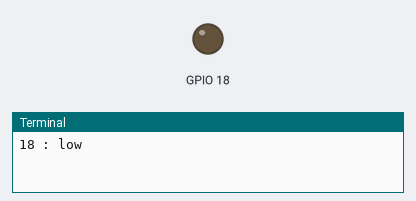
Recording of a program running on a simulated Raspberry Pi (BCM pin numbers). Shown: output pins drawn as LEDs (lit = HIGH), the last lines printed to the terminal. At 6.0 s the program stops and its outputs stay as they are.

Above: at 0.1 s.
At 3.1 s:
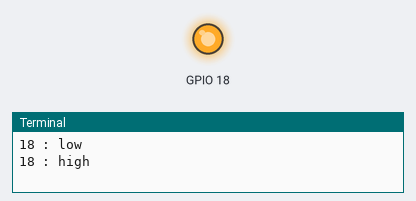
Timing chart, 0 to 7.5 s (numbered marks = the images above):
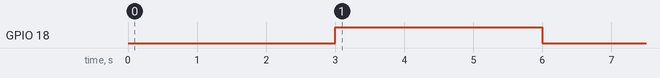

The program:

gpio.py
```python
import RPi.GPIO as GPIO
import time

def blink_led(gpio_number: int, switch_time: float = 3, mode: str = 'BCM'):
    """
    Blink an LED connected to the specified GPIO pin.

    Parameters:
    gpio_number (int): The GPIO pin number.
    switch_time (float): Time in seconds to wait before switching the LED state.
    mode (str): GPIO pin numbering mode ('BCM' or 'BOARD').
    """
    # Set up GPIO mode
    if mode == 'BCM':
        GPIO.setmode(GPIO.BCM)
    elif mode == 'BOARD':
        GPIO.setmode(GPIO.BOARD)
    else:
        raise ValueError("Invalid mode. Use 'BCM' or 'BOARD'.")

    # Set up the GPIO pin as an output
    GPIO.setup(gpio_number, GPIO.OUT)

    # Blink the LED
    try:
            GPIO.output(gpio_number, GPIO.LOW)
            print(f"{gpio_number} : low")
            time.sleep(switch_time)
            GPIO.output(gpio_number, GPIO.HIGH)
            print(f"{gpio_number} : high")
            time.sleep(switch_time)
    except KeyboardInterrupt:
        print("Blinking stopped by user.")
    finally:
        GPIO.cleanup()
        print("GPIO cleaned up.")

if __name__ == '__main__':
    blink_led(18)
```

Measured:
- by itself, GPIO 18: LOW → HIGH at 3.0 s, → LOW 3.0 s later
